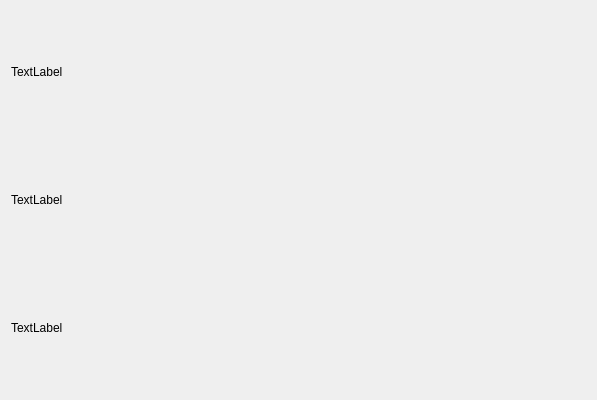
<?xml version="1.0" encoding="UTF-8"?>
<ui version="4.0">
 <class>MyEventClass</class>
 <widget class="QWidget" name="MyEventClass">
  <property name="geometry">
   <rect>
    <x>0</x>
    <y>0</y>
    <width>597</width>
    <height>400</height>
   </rect>
  </property>
  <property name="windowTitle">
   <string>MyEvent</string>
  </property>
  <layout class="QVBoxLayout" name="verticalLayout">
   <item>
    <widget class="MyLabel" name="label">
     <property name="text">
      <string>TextLabel</string>
     </property>
    </widget>
   </item>
   <item>
    <widget class="MyLabel2" name="label_2">
     <property name="text">
      <string>TextLabel</string>
     </property>
    </widget>
   </item>
   <item>
    <widget class="QLabel" name="label_3">
     <property name="text">
      <string>TextLabel</string>
     </property>
    </widget>
   </item>
  </layout>
 </widget>
 <layoutdefault spacing="6" margin="11"/>
 <customwidgets>
  <customwidget>
   <class>MyLabel</class>
   <extends>QLabel</extends>
   <header location="global">E:\c&amp;cpp_code\primer_2\qevent\mylabel.h</header>
  </customwidget>
  <customwidget>
   <class>MyLabel2</class>
   <extends>QLabel</extends>
   <header location="global">E:\c&amp;cpp_code\primer_2\qevent\mylabel2.h</header>
  </customwidget>
 </customwidgets>
 <resources>
  <include location="MyEvent.qrc"/>
 </resources>
 <connections/>
</ui>
